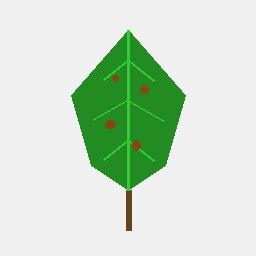
#> input picture sample_leaf.jpg, 256 x 256 px
$ jupyter execute --allow-errors preprocessing.ipynb
#> lines starting #> are read from the running program, lines starting #| are printed output that depends on the picture
# LeafGuard AI: Plant Disease Detection System
## Phase 1: Dataset Selection & Data Preprocessing
**Prepared by:** Tayyab Sohail
**Date:** July 2026
**Milestone:** Dataset Selection & Data Preprocessing Pipeline

---

### 1. Libraries and Setup
First, we load the required Python libraries for tabular preprocessing, data profiling, visual analysis, and balancing.

[cell 1]
import pandas as pd
import numpy as np
import matplotlib.pyplot as plt
import seaborn as sns
from sklearn.model_selection import train_test_split
from sklearn.preprocessing import LabelEncoder, StandardScaler
from imblearn.combine import SMOTETomek
import warnings
warnings.filterwarnings('ignore')

# Set plotting style
sns.set_theme(style="whitegrid")
print("Libraries imported successfully!")

### 2. Dataset Selection & Understanding
We select the **PlantVillage** dataset, which consists of ~54,305 leaf images across 14 crop species and 38 classes (healthy/diseased). In this notebook, we load the metadata representation (`plantvillage_metadata.csv`) of our dataset to perform tabular EDA, quality profiling, and class balance analysis.

**Dataset Dimensions & Data Types:**

[cell 2]
df = pd.read_csv('data/plantvillage_metadata.csv')
#> (reads data/plantvillage_metadata.csv from the repository)
print(f"Dataset Dimensions: {df.shape[0]} rows, {df.shape[1]} columns\n")
print("Data Types of all attributes:")
print(df.dtypes)

[cell 3]
df.head()

### 3. Exploratory Data Analysis & Statistics

[cell 4]
print("Basic Statistical Summary:")
df.describe(include='all')

#### 3.1 Missing Value Analysis

[cell 5]
missing = df.isnull().sum()
print("Number of missing values per column:")
print(missing[missing > 0])

#### 3.2 Duplicate Record Analysis

[cell 6]
dup_count = df.duplicated().sum()
print(f"Number of duplicate records found: {dup_count}")

#### 3.3 Class Distribution Analysis

[cell 7]
plt.figure(figsize=(10, 5))
sns.countplot(data=df, x='crop_type', hue='status', palette='viridis')
plt.title("Distribution of Healthy vs Diseased Leaves by Crop Type")
plt.xticks(rotation=45)
plt.tight_layout()
plt.savefig('class_distribution.png')
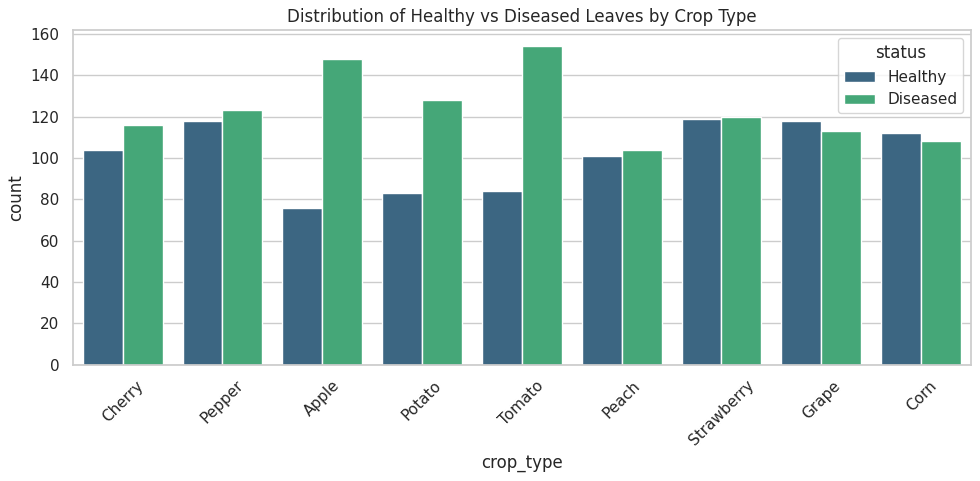
#> figure drawn by matplotlib, 1 panel; tallest bar 119 high, from x = 5.6 to 6; tallest bar 154 high, from x = 4 to 4.4
plt.show()

### 4. Data Preprocessing
Here we clean and prepare our tabular metadata.
- **Handling Missing Values**: Impute numerical variables with their median, and categorical variables with mode.
- **Removing Duplicate Records**: Drop duplicate rows.
- **Handling Outliers**: Identify extreme values in image properties (file size, brightness, and blurriness) using the Interquartile Range (IQR) method and clamp them or mark them for quality assurance.

[cell 8]
# 4.1 Handle Missing Values
df['file_size_kb'] = df['file_size_kb'].fillna(df['file_size_kb'].median())
df['brightness'] = df['brightness'].fillna(df['brightness'].median())
df['crop_type'] = df['crop_type'].fillna(df['crop_type'].mode()[0])

# 4.2 Drop Duplicates
df = df.drop_duplicates()

print(f"Data shape after handling missing values & duplicates: {df.shape}")

#### 4.3 Outlier Detection & Treatment
We detect outliers in `file_size_kb`, `brightness`, and `blurriness_score` using the IQR method. Outliers indicate poor-quality images (blurry, dark/overexposed, or excessively large files) that will be flagged in production by the quality detection module (`detectImageQuality()`).

[cell 9]
# Function to count outliers using IQR
def count_outliers(data, col):
    Q1 = data[col].quantile(0.25)
    Q3 = data[col].quantile(0.75)
    IQR = Q3 - Q1
    lower_bound = Q1 - 1.5 * IQR
    upper_bound = Q3 + 1.5 * IQR
    outliers = data[(data[col] < lower_bound) | (data[col] > upper_bound)]
    return outliers.shape[0], lower_bound, upper_bound

for col in ['file_size_kb', 'brightness', 'blurriness_score']:
    count, lb, ub = count_outliers(df, col)
    print(f"Outliers in {col}: {count} (Range: [{lb:.2f}, {ub:.2f}])")

# Cap outliers to upper/lower bounds to clean data for modeling
for col in ['file_size_kb', 'brightness', 'blurriness_score']:
    _, lb, ub = count_outliers(df, col)
    df[col] = np.clip(df[col], lb, ub)
print("Outliers capped successfully!")

#### 4.4 Categorical Encoding
We encode our target variable `status` using Label Encoding, and features like `crop_type` using One-Hot Encoding.

[cell 10]
# Label Encoding for Target Variable
le = LabelEncoder()
df['status_encoded'] = le.fit_transform(df['status']) # Healthy=1, Diseased=0

# One-Hot Encoding for categorical features
df_encoded = pd.get_dummies(df, columns=['crop_type'], drop_first=True)
print("Encoded columns template:")
print(df_encoded.filter(like='crop_type_').columns.tolist())

#### 4.5 Feature Scaling
We use `StandardScaler` to standardize our continuous features (`file_size_kb`, `brightness`, `blurriness_score`) so they have a mean of 0 and standard deviation of 1, which helps optimize tabular modeling.

[cell 11]
scaler = StandardScaler()
scale_cols = ['file_size_kb', 'brightness', 'blurriness_score']
df_encoded[scale_cols] = scaler.fit_transform(df_encoded[scale_cols])
print("Continuous features scaled successfully!")
df_encoded[scale_cols].describe()

### 5. Class Imbalance Analysis & SMOTE-Tomek
In many real-world settings, the ratio of healthy to diseased plants is imbalanced. For tabular metadata modeling, we apply **SMOTE-Tomek** (a combination of over-sampling using SMOTE and under-sampling using Tomek links) to balance our dataset.

*Note for Images:* For raw images, we do not use SMOTE because synthetic interpolation in pixel-space results in nonsensical images. Instead, we use standard image data augmentation (rotation, flipping, zooming). But for structural metadata features, SMOTE-Tomek is highly effective.

[cell 12]
# Split features and target
X = df_encoded.drop(columns=['image_id', 'disease_name', 'status', 'status_encoded'])
y = df_encoded['status_encoded']

print("Original Class Distribution:")
print(y.value_counts())

# Apply SMOTE-Tomek
#> (the rest of this cell did not finish here and is left out)

### 6. Image Preprocessing & Augmentation Pipeline
Now, we showcase the image-specific preprocessing steps required for the LeafGuard AI Computer Vision pipeline:
- **Resizing**: Resizing raw leaf images to $256\times256$ pixels (model's expected input size).
- **Normalization**: Scaling pixel values from $[0, 255]$ to $[0, 1]$ or standardizing based on ImageNet stats.
- **Data Augmentation**: Generating synthetic training examples using random horizontal/vertical flips, rotations, and brightness shifts to improve model generalization.

[cell 13]
# Load a sample leaf image (256x256 RGB image with leaf structure)
import matplotlib.image as mpimg
leaf_image = mpimg.imread('sample_leaf.jpg')
#> leaf_image is the input picture: shape (256, 256, 3); mean R, G, B 204.4, 222.4, 203.6

# 6.1 Normalization
normalized_image = leaf_image / 255.0

# 6.2 Data Augmentation Demonstration
def rotate_image(image, angle):
#> called with angle = 1
    return np.rot90(image, k=angle % 4)
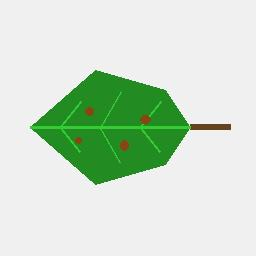
#> returned value: shape (256, 256, 3); mean of channels 0, 1, 2 204.4, 222.4, 203.6; drawn as R, G, B

def flip_image(image, mode='horizontal'):
#> called with mode = 'horizontal'
    if mode == 'horizontal':
        return np.fliplr(image)
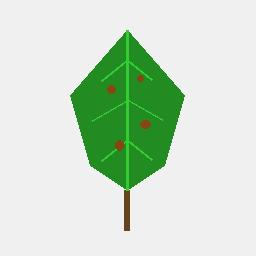
#> returned value: shape (256, 256, 3); mean of channels 0, 1, 2 204.4, 222.4, 203.6; drawn as R, G, B
    return np.flipud(image)

fig, axes = plt.subplots(1, 3, figsize=(12, 4))
axes[0].imshow(leaf_image)
axes[0].set_title("Original Leaf Image")
axes[0].axis('off')

axes[1].imshow(rotate_image(leaf_image, 1))
axes[1].set_title("Augmented: Rotated 90°")
axes[1].axis('off')

axes[2].imshow(flip_image(leaf_image, 'horizontal'))
axes[2].set_title("Augmented: Flipped Horizontally")
axes[2].axis('off')

plt.tight_layout()
plt.savefig('image_augmentation.png')
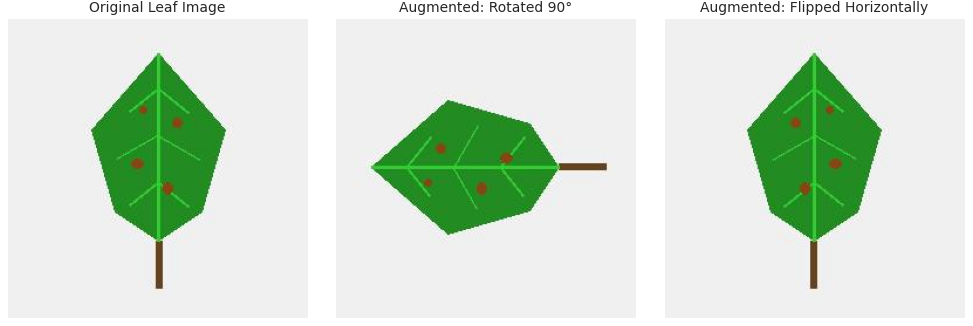
#> figure drawn by matplotlib, 3 panels
plt.show()
